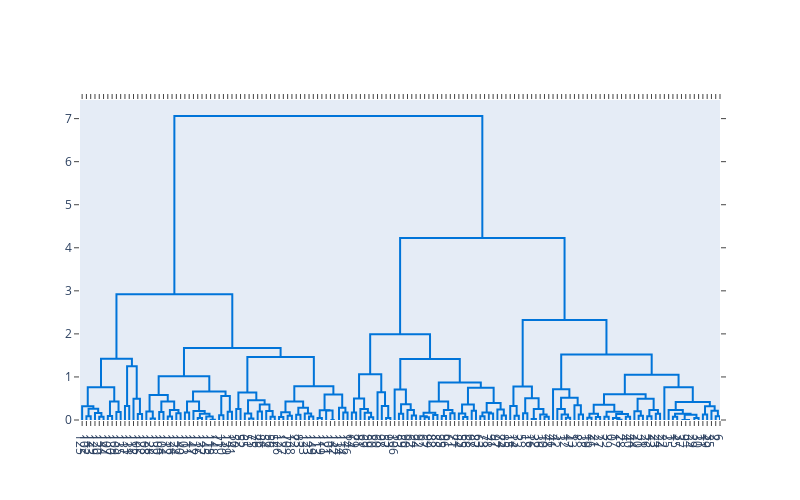

This figure's notebook cell:
### Code cell
# Create the dendogram
fig = ff.create_dendrogram(df_h_iris_pca, color_threshold=0)
fig.update_layout(width=800, height=500)
fig.show()

### Figure 1 — Plotly figure (JSON) as saved in the notebook; plotly's stock layout.template omitted (floating-point values rounded to 4 significant figures; data arrays with more than 128 entries replaced by an {"elided": "..."} marker saying what was removed)
{"data": [{"hoverinfo": "text", "marker": {"color": "rgb(0,116,217)"}, "mode": "lines", "type": "scatter", "x": [15, 15, 25, 25], "xaxis": "x", "y": [0, 0.08472, 0.08472, 0], "yaxis": "y"}, {"hoverinfo": "text", "marker": {"color": "rgb(0,116,217)"}, "mode": "lines", "type": "scatter", "x": [45, 45, 55, 55], "xaxis": "x", "y": [0, 0.0738, 0.0738, 0], "yaxis": "y"}, {"hoverinfo": "text", "marker": {"color": "rgb(0,116,217)"}, "mode": "lines", "type": "scatter", "x": [35, 35, 50, 50], "xaxis": "x", "y": [0, 0.1622, 0.1622, 0.0738], "yaxis": "y"}, {"hoverinfo": "text", "marker": {"color": "rgb(0,116,217)"}, "mode": "lines", "type": "scatter", "x": [20, 20, 42.5, 42.5], "xaxis": "x", "y": [0.08472, 0.2587, 0.2587, 0.1622], "yaxis": "y"}, {"hoverinfo": "text", "marker": {"color": "rgb(0,116,217)"}, "mode": "lines", "type": "scatter", "x": [5, 5, 31.25, 31.25], "xaxis": "x", "y": [0, 0.3208, 0.3208, 0.2587], "yaxis": "y"}, {"hoverinfo": "text", "marker": {"color": "rgb(0,116,217)"}, "mode": "lines", "type": "scatter", "x": [65, 65, 75, 75], "xaxis": "x", "y": [0, 0.09329, 0.09329, 0], "yaxis": "y"}, {"hoverinfo": "text", "marker": {"color": "rgb(0,116,217)"}, "mode": "lines", "type": "scatter", "x": [85, 85, 95, 95], "xaxis": "x", "y": [0, 0.1845, 0.1845, 0], "yaxis": "y"}, {"hoverinfo": "text", "marker": {"color": "rgb(0,116,217)"}, "mode": "lines", "type": "scatter", "x": [70, 70, 90, 90], "xaxis": "x", "y": [0.09329, 0.4282, 0.4282, 0.1845], "yaxis": "y"}, {"hoverinfo": "text", "marker": {"color": "rgb(0,116,217)"}, "mode": "lines", "type": "scatter", "x": [18.12, 18.12, 80, 80], "xaxis": "x", "y": [0.3208, 0.7602, 0.7602, 0.4282], "yaxis": "y"}, {"hoverinfo": "text", "marker": {"color": "rgb(0,116,217)"}, "mode": "lines", "type": "scatter", "x": [105, 105, 115, 115], "xaxis": "x", "y": [0, 0.3246, 0.3246, 0], "yaxis": "y"}, {"hoverinfo": "text", "marker": {"color": "rgb(0,116,217)"}, "mode": "lines", "type": "scatter", "x": [135, 135, 145, 145], "xaxis": "x", "y": [0, 0.1366, 0.1366, 0], "yaxis": "y"}, {"hoverinfo": "text", "marker": {"color": "rgb(0,116,217)"}, "mode": "lines", "type": "scatter", "x": [125, 125, 140, 140], "xaxis": "x", "y": [0, 0.4946, 0.4946, 0.1366], "yaxis": "y"}, {"hoverinfo": "text", "marker": {"color": "rgb(0,116,217)"}, "mode": "lines", "type": "scatter", "x": [110, 110, 132.5, 132.5], "xaxis": "x", "y": [0.3246, 1.251, 1.251, 0.4946], "yaxis": "y"}, {"hoverinfo": "text", "marker": {"color": "rgb(0,116,217)"}, "mode": "lines", "type": "scatter", "x": [49.06, 49.06, 121.2, 121.2], "xaxis": "x", "y": [0.7602, 1.423, 1.423, 1.251], "yaxis": "y"}, {"hoverinfo": "text", "marker": {"color": "rgb(0,116,217)"}, "mode": "lines", "type": "scatter", "x": [165, 165, 175, 175], "xaxis": "x", "y": [0, 0.03665, 0.03665, 0], "yaxis": "y"}, {"hoverinfo": "text", "marker": {"color": "rgb(0,116,217)"}, "mode": "lines", "type": "scatter", "x": [155, 155, 170, 170], "xaxis": "x", "y": [0, 0.1999, 0.1999, 0.03665], "yaxis": "y"}, {"hoverinfo": "text", "marker": {"color": "rgb(0,116,217)"}, "mode": "lines", "type": "scatter", "x": [185, 185, 195, 195], "xaxis": "x", "y": [0, 0.1844, 0.1844, 0], "yaxis": "y"}, {"hoverinfo": "text", "marker": {"color": "rgb(0,116,217)"}, "mode": "lines", "type": "scatter", "x": [205, 205, 215, 215], "xaxis": "x", "y": [0, 0.07905, 0.07905, 0], "yaxis": "y"}, {"hoverinfo": "text", "marker": {"color": "rgb(0,116,217)"}, "mode": "lines", "type": "scatter", "x": [225, 225, 235, 235], "xaxis": "x", "y": [0, 0.1556, 0.1556, 0], "yaxis": "y"}, {"hoverinfo": "text", "marker": {"color": "rgb(0,116,217)"}, "mode": "lines", "type": "scatter", "x": [210, 210, 230, 230], "xaxis": "x", "y": [0.07905, 0.2344, 0.2344, 0.1556], "yaxis": "y"}, {"hoverinfo": "text", "marker": {"color": "rgb(0,116,217)"}, "mode": "lines", "type": "scatter", "x": [190, 190, 220, 220], "xaxis": "x", "y": [0.1844, 0.431, 0.431, 0.2344], "yaxis": "y"}, {"hoverinfo": "text", "marker": {"color": "rgb(0,116,217)"}, "mode": "lines", "type": "scatter", "x": [162.5, 162.5, 205, 205], "xaxis": "x", "y": [0.1999, 0.5806, 0.5806, 0.431], "yaxis": "y"}, {"hoverinfo": "text", "marker": {"color": "rgb(0,116,217)"}, "mode": "lines", "type": "scatter", "x": [245, 245, 255, 255], "xaxis": "x", "y": [0, 0.1721, 0.1721, 0], "yaxis": "y"}, {"hoverinfo": "text", "marker": {"color": "rgb(0,116,217)"}, "mode": "lines", "type": "scatter", "x": [275, 275, 285, 285], "xaxis": "x", "y": [0, 0.04498, 0.04498, 0], "yaxis": "y"}, {"hoverinfo": "text", "marker": {"color": "rgb(0,116,217)"}, "mode": "lines", "type": "scatter", "x": [305, 305, 315, 315], "xaxis": "x", "y": [0, 0.004284, 0.004284, 0], "yaxis": "y"}, {"hoverinfo": "text", "marker": {"color": "rgb(0,116,217)"}, "mode": "lines", "type": "scatter", "x": [295, 295, 310, 310], "xaxis": "x", "y": [0, 0.08315, 0.08315, 0.004284], "yaxis": "y"}, {"hoverinfo": "text", "marker": {"color": "rgb(0,116,217)"}, "mode": "lines", "type": "scatter", "x": [280, 280, 302.5, 302.5], "xaxis": "x", "y": [0.04498, 0.1468, 0.1468, 0.08315], "yaxis": "y"}, {"hoverinfo": "text", "marker": {"color": "rgb(0,116,217)"}, "mode": "lines", "type": "scatter", "x": [265, 265, 291.2, 291.2], "xaxis": "x", "y": [0, 0.2104, 0.2104, 0.1468], "yaxis": "y"}, {"hoverinfo": "text", "marker": {"color": "rgb(0,116,217)"}, "mode": "lines", "type": "scatter", "x": [250, 250, 278.1, 278.1], "xaxis": "x", "y": [0.1721, 0.4277, 0.4277, 0.2104], "yaxis": "y"}, {"hoverinfo": "text", "marker": {"color": "rgb(0,116,217)"}, "mode": "lines", "type": "scatter", "x": [325, 325, 335, 335], "xaxis": "x", "y": [0, 0.1076, 0.1076, 0], "yaxis": "y"}, {"hoverinfo": "text", "marker": {"color": "rgb(0,116,217)"}, "mode": "lines", "type": "scatter", "x": [345, 345, 355, 355], "xaxis": "x", "y": [0, 0.189, 0.189, 0], "yaxis": "y"}, {"hoverinfo": "text", "marker": {"color": "rgb(0,116,217)"}, "mode": "lines", "type": "scatter", "x": [330, 330, 350, 350], "xaxis": "x", "y": [0.1076, 0.56, 0.56, 0.189], "yaxis": "y"}, {"hoverinfo": "text", "marker": {"color": "rgb(0,116,217)"}, "mode": "lines", "type": "scatter", "x": [264.1, 264.1, 340, 340], "xaxis": "x", "y": [0.4277, 0.6622, 0.6622, 0.56], "yaxis": "y"}, {"hoverinfo": "text", "marker": {"color": "rgb(0,116,217)"}, "mode": "lines", "type": "scatter", "x": [183.8, 183.8, 302.0, 302.0], "xaxis": "x", "y": [0.5806, 1.014, 1.014, 0.6622], "yaxis": "y"}, {"hoverinfo": "text", "marker": {"color": "rgb(0,116,217)"}, "mode": "lines", "type": "scatter", "x": [365, 365, 375, 375], "xaxis": "x", "y": [0, 0.2549, 0.2549, 0], "yaxis": "y"}, {"hoverinfo": "text", "marker": {"color": "rgb(0,116,217)"}, "mode": "lines", "type": "scatter", "x": [395, 395, 405, 405], "xaxis": "x", "y": [0, 0.03438, 0.03438, 0], "yaxis": "y"}, {"hoverinfo": "text", "marker": {"color": "rgb(0,116,217)"}, "mode": "lines", "type": "scatter", "x": [385, 385, 400, 400], "xaxis": "x", "y": [0, 0.1491, 0.1491, 0.03438], "yaxis": "y"}, {"hoverinfo": "text", "marker": {"color": "rgb(0,116,217)"}, "mode": "lines", "type": "scatter", "x": [415, 415, 425, 425], "xaxis": "x", "y": [0, 0.1973, 0.1973, 0], "yaxis": "y"}, {"hoverinfo": "text", "marker": {"color": "rgb(0,116,217)"}, "mode": "lines", "type": "scatter", "x": [445, 445, 455, 455], "xaxis": "x", "y": [0, 0.07559, 0.07559, 0], "yaxis": "y"}, {"hoverinfo": "text", "marker": {"color": "rgb(0,116,217)"}, "mode": "lines", "type": "scatter", "x": [435, 435, 450, 450], "xaxis": "x", "y": [0, 0.2087, 0.2087, 0.07559], "yaxis": "y"}, {"hoverinfo": "text", "marker": {"color": "rgb(0,116,217)"}, "mode": "lines", "type": "scatter", "x": [420, 420, 442.5, 442.5], "xaxis": "x", "y": [0.1973, 0.3584, 0.3584, 0.2087], "yaxis": "y"}, {"hoverinfo": "text", "marker": {"color": "rgb(0,116,217)"}, "mode": "lines", "type": "scatter", "x": [392.5, 392.5, 431.2, 431.2], "xaxis": "x", "y": [0.1491, 0.4613, 0.4613, 0.3584], "yaxis": "y"}, {"hoverinfo": "text", "marker": {"color": "rgb(0,116,217)"}, "mode": "lines", "type": "scatter", "x": [370, 370, 411.9, 411.9], "xaxis": "x", "y": [0.2549, 0.6413, 0.6413, 0.4613], "yaxis": "y"}, {"hoverinfo": "text", "marker": {"color": "rgb(0,116,217)"}, "mode": "lines", "type": "scatter", "x": [465, 465, 475, 475], "xaxis": "x", "y": [0, 0.07089, 0.07089, 0], "yaxis": "y"}, {"hoverinfo": "text", "marker": {"color": "rgb(0,116,217)"}, "mode": "lines", "type": "scatter", "x": [485, 485, 495, 495], "xaxis": "x", "y": [0, 0.09599, 0.09599, 0], "yaxis": "y"}, {"hoverinfo": "text", "marker": {"color": "rgb(0,116,217)"}, "mode": "lines", "type": "scatter", "x": [470, 470, 490, 490], "xaxis": "x", "y": [0.07089, 0.1774, 0.1774, 0.09599], "yaxis": "y"}, {"hoverinfo": "text", "marker": {"color": "rgb(0,116,217)"}, "mode": "lines", "type": "scatter", "x": [505, 505, 515, 515], "xaxis": "x", "y": [0, 0.1246, 0.1246, 0], "yaxis": "y"}, {"hoverinfo": "text", "marker": {"color": "rgb(0,116,217)"}, "mode": "lines", "type": "scatter", "x": [535, 535, 545, 545], "xaxis": "x", "y": [0, 0.07888, 0.07888, 0], "yaxis": "y"}, {"hoverinfo": "text", "marker": {"color": "rgb(0,116,217)"}, "mode": "lines", "type": "scatter", "x": [525, 525, 540, 540], "xaxis": "x", "y": [0, 0.149, 0.149, 0.07888], "yaxis": "y"}, {"hoverinfo": "text", "marker": {"color": "rgb(0,116,217)"}, "mode": "lines", "type": "scatter", "x": [510, 510, 532.5, 532.5], "xaxis": "x", "y": [0.1246, 0.2848, 0.2848, 0.149], "yaxis": "y"}, {"hoverinfo": "text", "marker": {"color": "rgb(0,116,217)"}, "mode": "lines", "type": "scatter", "x": [480, 480, 521.2, 521.2], "xaxis": "x", "y": [0.1774, 0.4272, 0.4272, 0.2848], "yaxis": "y"}, {"hoverinfo": "text", "marker": {"color": "rgb(0,116,217)"}, "mode": "lines", "type": "scatter", "x": [555, 555, 565, 565], "xaxis": "x", "y": [0, 0.04876, 0.04876, 0], "yaxis": "y"}, {"hoverinfo": "text", "marker": {"color": "rgb(0,116,217)"}, "mode": "lines", "type": "scatter", "x": [585, 585, 595, 595], "xaxis": "x", "y": [0, 0, 0, 0], "yaxis": "y"}, {"hoverinfo": "text", "marker": {"color": "rgb(0,116,217)"}, "mode": "lines", "type": "scatter", "x": [575, 575, 590, 590], "xaxis": "x", "y": [0, 0.2181, 0.2181, 0], "yaxis": "y"}, {"hoverinfo": "text", "marker": {"color": "rgb(0,116,217)"}, "mode": "lines", "type": "scatter", "x": [560, 560, 582.5, 582.5], "xaxis": "x", "y": [0.04876, 0.225, 0.225, 0.2181], "yaxis": "y"}, {"hoverinfo": "text", "marker": {"color": "rgb(0,116,217)"}, "mode": "lines", "type": "scatter", "x": [615, 615, 625, 625], "xaxis": "x", "y": [0, 0.1748, 0.1748, 0], "yaxis": "y"}, {"hoverinfo": "text", "marker": {"color": "rgb(0,116,217)"}, "mode": "lines", "type": "scatter", "x": [605, 605, 620, 620], "xaxis": "x", "y": [0, 0.2837, 0.2837, 0.1748], "yaxis": "y"}, {"hoverinfo": "text", "marker": {"color": "rgb(0,116,217)"}, "mode": "lines", "type": "scatter", "x": [571.2, 571.2, 612.5, 612.5], "xaxis": "x", "y": [0.225, 0.5908, 0.5908, 0.2837], "yaxis": "y"}, {"hoverinfo": "text", "marker": {"color": "rgb(0,116,217)"}, "mode": "lines", "type": "scatter", "x": [500.6, 500.6, 591.9, 591.9], "xaxis": "x", "y": [0.4272, 0.7837, 0.7837, 0.5908], "yaxis": "y"}, {"hoverinfo": "text", "marker": {"color": "rgb(0,116,217)"}, "mode": "lines", "type": "scatter", "x": [390.9, 390.9, 546.2, 546.2], "xaxis": "x", "y": [0.6413, 1.463, 1.463, 0.7837], "yaxis": "y"}, {"hoverinfo": "text", "marker": {"color": "rgb(0,116,217)"}, "mode": "lines", "type": "scatter", "x": [242.9, 242.9, 468.6, 468.6], "xaxis": "x", "y": [1.014, 1.674, 1.674, 1.463], "yaxis": "y"}, {"hoverinfo": "text", "marker": {"color": "rgb(0,116,217)"}, "mode": "lines", "type": "scatter", "x": [85.16, 85.16, 355.7, 355.7], "xaxis": "x", "y": [1.423, 2.921, 2.921, 1.674], "yaxis": "y"}, {"hoverinfo": "text", "marker": {"color": "rgb(0,116,217)"}, "mode": "lines", "type": "scatter", "x": [635, 635, 645, 645], "xaxis": "x", "y": [0, 0.1743, 0.1743, 0], "yaxis": "y"}, {"hoverinfo": "text", "marker": {"color": "rgb(0,116,217)"}, "mode": "lines", "type": "scatter", "x": [675, 675, 685, 685], "xaxis": "x", "y": [0, 0.0628, 0.0628, 0], "yaxis": "y"}, {"hoverinfo": "text", "marker": {"color": "rgb(0,116,217)"}, "mode": "lines", "type": "scatter", "x": [665, 665, 680, 680], "xaxis": "x", "y": [0, 0.166, 0.166, 0.0628], "yaxis": "y"}, {"hoverinfo": "text", "marker": {"color": "rgb(0,116,217)"}, "mode": "lines", "type": "scatter", "x": [655, 655, 672.5, 672.5], "xaxis": "x", "y": [0, 0.254, 0.254, 0.166], "yaxis": "y"}, {"hoverinfo": "text", "marker": {"color": "rgb(0,116,217)"}, "mode": "lines", "type": "scatter", "x": [640, 640, 663.8, 663.8], "xaxis": "x", "y": [0.1743, 0.4968, 0.4968, 0.254], "yaxis": "y"}, {"hoverinfo": "text", "marker": {"color": "rgb(0,116,217)"}, "mode": "lines", "type": "scatter", "x": [715, 715, 725, 725], "xaxis": "x", "y": [0, 0.04498, 0.04498, 0], "yaxis": "y"}, {"hoverinfo": "text", "marker": {"color": "rgb(0,116,217)"}, "mode": "lines", "type": "scatter", "x": [705, 705, 720, 720], "xaxis": "x", "y": [0, 0.3264, 0.3264, 0.04498], "yaxis": "y"}, {"hoverinfo": "text", "marker": {"color": "rgb(0,116,217)"}, "mode": "lines", "type": "scatter", "x": [695, 695, 712.5, 712.5], "xaxis": "x", "y": [0, 0.6473, 0.6473, 0.3264], "yaxis": "y"}, {"hoverinfo": "text", "marker": {"color": "rgb(0,116,217)"}, "mode": "lines", "type": "scatter", "x": [651.9, 651.9, 703.8, 703.8], "xaxis": "x", "y": [0.4968, 1.065, 1.065, 0.6473], "yaxis": "y"}, {"hoverinfo": "text", "marker": {"color": "rgb(0,116,217)"}, "mode": "lines", "type": "scatter", "x": [745, 745, 755, 755], "xaxis": "x", "y": [0, 0.1469, 0.1469, 0], "yaxis": "y"}, {"hoverinfo": "text", "marker": {"color": "rgb(0,116,217)"}, "mode": "lines", "type": "scatter", "x": [775, 775, 785, 785], "xaxis": "x", "y": [0, 0.1034, 0.1034, 0], "yaxis": "y"}, {"hoverinfo": "text", "marker": {"color": "rgb(0,116,217)"}, "mode": "lines", "type": "scatter", "x": [765, 765, 780, 780], "xaxis": "x", "y": [0, 0.2347, 0.2347, 0.1034], "yaxis": "y"}, {"hoverinfo": "text", "marker": {"color": "rgb(0,116,217)"}, "mode": "lines", "type": "scatter", "x": [750, 750, 772.5, 772.5], "xaxis": "x", "y": [0.1469, 0.3666, 0.3666, 0.2347], "yaxis": "y"}, {"hoverinfo": "text", "marker": {"color": "rgb(0,116,217)"}, "mode": "lines", "type": "scatter", "x": [735, 735, 761.2, 761.2], "xaxis": "x", "y": [0, 0.7074, 0.7074, 0.3666], "yaxis": "y"}, {"hoverinfo": "text", "marker": {"color": "rgb(0,116,217)"}, "mode": "lines", "type": "scatter", "x": [805, 805, 815, 815], "xaxis": "x", "y": [0, 0.06504, 0.06504, 0], "yaxis": "y"}, {"hoverinfo": "text", "marker": {"color": "rgb(0,116,217)"}, "mode": "lines", "type": "scatter", "x": [795, 795, 810, 810], "xaxis": "x", "y": [0, 0.08833, 0.08833, 0.06504], "yaxis": "y"}, {"hoverinfo": "text", "marker": {"color": "rgb(0,116,217)"}, "mode": "lines", "type": "scatter", "x": [825, 825, 835, 835], "xaxis": "x", "y": [0, 0.119, 0.119, 0], "yaxis": "y"}, {"hoverinfo": "text", "marker": {"color": "rgb(0,116,217)"}, "mode": "lines", "type": "scatter", "x": [802.5, 802.5, 830, 830], "xaxis": "x", "y": [0.08833, 0.1666, 0.1666, 0.119], "yaxis": "y"}, {"hoverinfo": "text", "marker": {"color": "rgb(0,116,217)"}, "mode": "lines", "type": "scatter", "x": [845, 845, 855, 855], "xaxis": "x", "y": [0, 0.09174, 0.09174, 0], "yaxis": "y"}, {"hoverinfo": "text", "marker": {"color": "rgb(0,116,217)"}, "mode": "lines", "type": "scatter", "x": [865, 865, 875, 875], "xaxis": "x", "y": [0, 0.1583, 0.1583, 0], "yaxis": "y"}, {"hoverinfo": "text", "marker": {"color": "rgb(0,116,217)"}, "mode": "lines", "type": "scatter", "x": [850, 850, 870, 870], "xaxis": "x", "y": [0.09174, 0.233, 0.233, 0.1583], "yaxis": "y"}, {"hoverinfo": "text", "marker": {"color": "rgb(0,116,217)"}, "mode": "lines", "type": "scatter", "x": [816.2, 816.2, 860, 860], "xaxis": "x", "y": [0.1666, 0.4305, 0.4305, 0.233], "yaxis": "y"}, {"hoverinfo": "text", "marker": {"color": "rgb(0,116,217)"}, "mode": "lines", "type": "scatter", "x": [895, 895, 905, 905], "xaxis": "x", "y": [0, 0.0681, 0.0681, 0], "yaxis": "y"}, {"hoverinfo": "text", "marker": {"color": "rgb(0,116,217)"}, "mode": "lines", "type": "scatter", "x": [885, 885, 900, 900], "xaxis": "x", "y": [0, 0.1499, 0.1499, 0.0681], "yaxis": "y"}, {"hoverinfo": "text", "marker": {"color": "rgb(0,116,217)"}, "mode": "lines", "type": "scatter", "x": [915, 915, 925, 925], "xaxis": "x", "y": [0, 0.2146, 0.2146, 0], "yaxis": "y"}, {"hoverinfo": "text", "marker": {"color": "rgb(0,116,217)"}, "mode": "lines", "type": "scatter", "x": [892.5, 892.5, 920, 920], "xaxis": "x", "y": [0.1499, 0.3599, 0.3599, 0.2146], "yaxis": "y"}, {"hoverinfo": "text", "marker": {"color": "rgb(0,116,217)"}, "mode": "lines", "type": "scatter", "x": [935, 935, 945, 945], "xaxis": "x", "y": [0, 0.08605, 0.08605, 0], "yaxis": "y"}, {"hoverinfo": "text", "marker": {"color": "rgb(0,116,217)"}, "mode": "lines", "type": "scatter", "x": [955, 955, 965, 965], "xaxis": "x", "y": [0, 0.1502, 0.1502, 0], "yaxis": "y"}, {"hoverinfo": "text", "marker": {"color": "rgb(0,116,217)"}, "mode": "lines", "type": "scatter", "x": [940, 940, 960, 960], "xaxis": "x", "y": [0.08605, 0.1757, 0.1757, 0.1502], "yaxis": "y"}, {"hoverinfo": "text", "marker": {"color": "rgb(0,116,217)"}, "mode": "lines", "type": "scatter", "x": [985, 985, 995, 995], "xaxis": "x", "y": [0, 0.1034, 0.1034, 0], "yaxis": "y"}, {"hoverinfo": "text", "marker": {"color": "rgb(0,116,217)"}, "mode": "lines", "type": "scatter", "x": [975, 975, 990, 990], "xaxis": "x", "y": [0, 0.2416, 0.2416, 0.1034], "yaxis": "y"}, {"hoverinfo": "text", "marker": {"color": "rgb(0,116,217)"}, "mode": "lines", "type": "scatter", "x": [950, 950, 982.5, 982.5], "xaxis": "x", "y": [0.1757, 0.3941, 0.3941, 0.2416], "yaxis": "y"}, {"hoverinfo": "text", "marker": {"color": "rgb(0,116,217)"}, "mode": "lines", "type": "scatter", "x": [906.2, 906.2, 966.2, 966.2], "xaxis": "x", "y": [0.3599, 0.7492, 0.7492, 0.3941], "yaxis": "y"}, {"hoverinfo": "text", "marker": {"color": "rgb(0,116,217)"}, "mode": "lines", "type": "scatter", "x": [838.1, 838.1, 936.2, 936.2], "xaxis": "x", "y": [0.4305, 0.8695, 0.8695, 0.7492], "yaxis": "y"}, {"hoverinfo": "text", "marker": {"color": "rgb(0,116,217)"}, "mode": "lines", "type": "scatter", "x": [748.1, 748.1, 887.2, 887.2], "xaxis": "x", "y": [0.7074, 1.416, 1.416, 0.8695], "yaxis": "y"}, {"hoverinfo": "text", "marker": {"color": "rgb(0,116,217)"}, "mode": "lines", "type": "scatter", "x": [677.8, 677.8, 817.7, 817.7], "xaxis": "x", "y": [1.065, 1.994, 1.994, 1.416], "yaxis": "y"}, {"hoverinfo": "text", "marker": {"color": "rgb(0,116,217)"}, "mode": "lines", "type": "scatter", "x": [1015, 1015, 1025, 1025], "xaxis": "x", "y": [0, 0.09786, 0.09786, 0], "yaxis": "y"}, {"hoverinfo": "text", "marker": {"color": "rgb(0,116,217)"}, "mode": "lines", "type": "scatter", "x": [1005, 1005, 1020, 1020], "xaxis": "x", "y": [0, 0.3246, 0.3246, 0.09786], "yaxis": "y"}, {"hoverinfo": "text", "marker": {"color": "rgb(0,116,217)"}, "mode": "lines", "type": "scatter", "x": [1035, 1035, 1045, 1045], "xaxis": "x", "y": [0, 0.1543, 0.1543, 0], "yaxis": "y"}, {"hoverinfo": "text", "marker": {"color": "rgb(0,116,217)"}, "mode": "lines", "type": "scatter", "x": [1055, 1055, 1065, 1065], "xaxis": "x", "y": [0, 0.02518, 0.02518, 0], "yaxis": "y"}, {"hoverinfo": "text", "marker": {"color": "rgb(0,116,217)"}, "mode": "lines", "type": "scatter", "x": [1085, 1085, 1095, 1095], "xaxis": "x", "y": [0, 0.07495, 0.07495, 0], "yaxis": "y"}, {"hoverinfo": "text", "marker": {"color": "rgb(0,116,217)"}, "mode": "lines", "type": "scatter", "x": [1075, 1075, 1090, 1090], "xaxis": "x", "y": [0, 0.127, 0.127, 0.07495], "yaxis": "y"}, {"hoverinfo": "text", "marker": {"color": "rgb(0,116,217)"}, "mode": "lines", "type": "scatter", "x": [1060, 1060, 1082.0, 1082.0], "xaxis": "x", "y": [0.02518, 0.2562, 0.2562, 0.127], "yaxis": "y"}, {"hoverinfo": "text", "marker": {"color": "rgb(0,116,217)"}, "mode": "lines", "type": "scatter", "x": [1040, 1040, 1071.0, 1071.0], "xaxis": "x", "y": [0.1543, 0.5058, 0.5058, 0.2562], "yaxis": "y"}, {"hoverinfo": "text", "marker": {"color": "rgb(0,116,217)"}, "mode": "lines", "type": "scatter", "x": [1012.0, 1012.0, 1056.0, 1056.0], "xaxis": "x", "y": [0.3246, 0.7764, 0.7764, 0.5058], "yaxis": "y"}, {"hoverinfo": "text", "marker": {"color": "rgb(0,116,217)"}, "mode": "lines", "type": "scatter", "x": [1135, 1135, 1145, 1145], "xaxis": "x", "y": [0, 0.05337, 0.05337, 0], "yaxis": "y"}, {"hoverinfo": "text", "marker": {"color": "rgb(0,116,217)"}, "mode": "lines", "type": "scatter", "x": [1125, 1125, 1140, 1140], "xaxis": "x", "y": [0, 0.1304, 0.1304, 0.05337], "yaxis": "y"}, {"hoverinfo": "text", "marker": {"color": "rgb(0,116,217)"}, "mode": "lines", "type": "scatter", "x": [1115, 1115, 1132.0, 1132.0], "xaxis": "x", "y": [0, 0.2529, 0.2529, 0.1304], "yaxis": "y"}, {"hoverinfo": "text", "marker": {"color": "rgb(0,116,217)"}, "mode": "lines", "type": "scatter", "x": [1165, 1165, 1175, 1175], "xaxis": "x", "y": [0, 0.1304, 0.1304, 0], "yaxis": "y"}, {"hoverinfo": "text", "marker": {"color": "rgb(0,116,217)"}, "mode": "lines", "type": "scatter", "x": [1155, 1155, 1170, 1170], "xaxis": "x", "y": [0, 0.3439, 0.3439, 0.1304], "yaxis": "y"}, {"hoverinfo": "text", "marker": {"color": "rgb(0,116,217)"}, "mode": "lines", "type": "scatter", "x": [1124.0, 1124.0, 1162.0, 1162.0], "xaxis": "x", "y": [0.2529, 0.5173, 0.5173, 0.3439], "yaxis": "y"}, {"hoverinfo": "text", "marker": {"color": "rgb(0,116,217)"}, "mode": "lines", "type": "scatter", "x": [1105, 1105, 1143.0, 1143.0], "xaxis": "x", "y": [0, 0.7124, 0.7124, 0.5173], "yaxis": "y"}, {"hoverinfo": "text", "marker": {"color": "rgb(0,116,217)"}, "mode": "lines", "type": "scatter", "x": [1185, 1185, 1195, 1195], "xaxis": "x", "y": [0, 0.05079, 0.05079, 0], "yaxis": "y"}, {"hoverinfo": "text", "marker": {"color": "rgb(0,116,217)"}, "mode": "lines", "type": "scatter", "x": [1205, 1205, 1215, 1215], "xaxis": "x", "y": [0, 0.0681, 0.0681, 0], "yaxis": "y"}, {"hoverinfo": "text", "marker": {"color": "rgb(0,116,217)"}, "mode": "lines", "type": "scatter", "x": [1190, 1190, 1210, 1210], "xaxis": "x", "y": [0.05079, 0.1479, 0.1479, 0.0681], "yaxis": "y"}, {"hoverinfo": "text", "marker": {"color": "rgb(0,116,217)"}, "mode": "lines", "type": "scatter", "x": [1225, 1225, 1235, 1235], "xaxis": "x", "y": [0, 0.07495, 0.07495, 0], "yaxis": "y"}, {"hoverinfo": "text", "marker": {"color": "rgb(0,116,217)"}, "mode": "lines", "type": "scatter", "x": [1255, 1255, 1265, 1265], "xaxis": "x", "y": [0, 0.008503, 0.008503, 0], "yaxis": "y"}, {"hoverinfo": "text", "marker": {"color": "rgb(0,116,217)"}, "mode": "lines", "type": "scatter", "x": [1245, 1245, 1260, 1260], "xaxis": "x", "y": [0, 0.04498, 0.04498, 0.008503], "yaxis": "y"}, {"hoverinfo": "text", "marker": {"color": "rgb(0,116,217)"}, "mode": "lines", "type": "scatter", "x": [1275, 1275, 1285, 1285], "xaxis": "x", "y": [0, 0.07535, 0.07535, 0], "yaxis": "y"}, {"hoverinfo": "text", "marker": {"color": "rgb(0,116,217)"}, "mode": "lines", "type": "scatter", "x": [1252.0, 1252.0, 1280, 1280], "xaxis": "x", "y": [0.04498, 0.139, 0.139, 0.07535], "yaxis": "y"}, {"hoverinfo": "text", "marker": {"color": "rgb(0,116,217)"}, "mode": "lines", "type": "scatter", "x": [1230, 1230, 1266.0, 1266.0], "xaxis": "x", "y": [0.07495, 0.1928, 0.1928, 0.139], "yaxis": "y"}, {"hoverinfo": "text", "marker": {"color": "rgb(0,116,217)"}, "mode": "lines", "type": "scatter", "x": [1200, 1200, 1248.0, 1248.0], "xaxis": "x", "y": [0.1479, 0.3522, 0.3522, 0.1928], "yaxis": "y"}, {"hoverinfo": "text", "marker": {"color": "rgb(0,116,217)"}, "mode": "lines", "type": "scatter", "x": [1305, 1305, 1315, 1315], "xaxis": "x", "y": [0, 0.1016, 0.1016, 0], "yaxis": "y"}, {"hoverinfo": "text", "marker": {"color": "rgb(0,116,217)"}, "mode": "lines", "type": "scatter", "x": [1295, 1295, 1310, 1310], "xaxis": "x", "y": [0, 0.2027, 0.2027, 0.1016], "yaxis": "y"}, {"hoverinfo": "text", "marker": {"color": "rgb(0,116,217)"}, "mode": "lines", "type": "scatter", "x": [1325, 1325, 1335, 1335], "xaxis": "x", "y": [0, 0.08605, 0.08605, 0], "yaxis": "y"}, {"hoverinfo": "text", "marker": {"color": "rgb(0,116,217)"}, "mode": "lines", "type": "scatter", "x": [1345, 1345, 1355, 1355], "xaxis": "x", "y": [0, 0.1467, 0.1467, 0], "yaxis": "y"}, {"hoverinfo": "text", "marker": {"color": "rgb(0,116,217)"}, "mode": "lines", "type": "scatter", "x": [1330, 1330, 1350, 1350], "xaxis": "x", "y": [0.08605, 0.2324, 0.2324, 0.1467], "yaxis": "y"}, {"hoverinfo": "text", "marker": {"color": "rgb(0,116,217)"}, "mode": "lines", "type": "scatter", "x": [1302.0, 1302.0, 1340, 1340], "xaxis": "x", "y": [0.2027, 0.4963, 0.4963, 0.2324], "yaxis": "y"}, {"hoverinfo": "text", "marker": {"color": "rgb(0,116,217)"}, "mode": "lines", "type": "scatter", "x": [1224.0, 1224.0, 1321.0, 1321.0], "xaxis": "x", "y": [0.3522, 0.5982, 0.5982, 0.4963], "yaxis": "y"}, {"hoverinfo": "text", "marker": {"color": "rgb(0,116,217)"}, "mode": "lines", "type": "scatter", "x": [1385, 1385, 1395, 1395], "xaxis": "x", "y": [0, 0.07313, 0.07313, 0], "yaxis": "y"}, {"hoverinfo": "text", "marker": {"color": "rgb(0,116,217)"}, "mode": "lines", "type": "scatter", "x": [1415, 1415, 1425, 1425], "xaxis": "x", "y": [0, 0, 0, 0], "yaxis": "y"}, {"hoverinfo": "text", "marker": {"color": "rgb(0,116,217)"}, "mode": "lines", "type": "scatter", "x": [1405, 1405, 1420, 1420], "xaxis": "x", "y": [0, 0, 0, 0], "yaxis": "y"}, {"hoverinfo": "text", "marker": {"color": "rgb(0,116,217)"}, "mode": "lines", "type": "scatter", "x": [1435, 1435, 1445, 1445], "xaxis": "x", "y": [0, 0.04498, 0.04498, 0], "yaxis": "y"}, {"hoverinfo": "text", "marker": {"color": "rgb(0,116,217)"}, "mode": "lines", "type": "scatter", "x": [1412.0, 1412.0, 1440, 1440], "xaxis": "x", "y": [0, 0.1246, 0.1246, 0.04498], "yaxis": "y"}, {"hoverinfo": "text", "marker": {"color": "rgb(0,116,217)"}, "mode": "lines", "type": "scatter", "x": [1390, 1390, 1426.0, 1426.0], "xaxis": "x", "y": [0.07313, 0.1423, 0.1423, 0.1246], "yaxis": "y"}, {"hoverinfo": "text", "marker": {"color": "rgb(0,116,217)"}, "mode": "lines", "type": "scatter", "x": [1375, 1375, 1408.0, 1408.0], "xaxis": "x", "y": [0, 0.2322, 0.2322, 0.1423], "yaxis": "y"}, {"hoverinfo": "text", "marker": {"color": "rgb(0,116,217)"}, "mode": "lines", "type": "scatter", "x": [1455, 1455, 1465, 1465], "xaxis": "x", "y": [0, 0.1303, 0.1303, 0], "yaxis": "y"}, {"hoverinfo": "text", "marker": {"color": "rgb(0,116,217)"}, "mode": "lines", "type": "scatter", "x": [1485, 1485, 1495, 1495], "xaxis": "x", "y": [0, 0.08833, 0.08833, 0], "yaxis": "y"}, {"hoverinfo": "text", "marker": {"color": "rgb(0,116,217)"}, "mode": "lines", "type": "scatter", "x": [1475, 1475, 1490, 1490], "xaxis": "x", "y": [0, 0.2157, 0.2157, 0.08833], "yaxis": "y"}, {"hoverinfo": "text", "marker": {"color": "rgb(0,116,217)"}, "mode": "lines", "type": "scatter", "x": [1460, 1460, 1482.0, 1482.0], "xaxis": "x", "y": [0.1303, 0.319, 0.319, 0.2157], "yaxis": "y"}, {"hoverinfo": "text", "marker": {"color": "rgb(0,116,217)"}, "mode": "lines", "type": "scatter", "x": [1392.0, 1392.0, 1471.0, 1471.0], "xaxis": "x", "y": [0.2322, 0.4192, 0.4192, 0.319], "yaxis": "y"}, {"hoverinfo": "text", "marker": {"color": "rgb(0,116,217)"}, "mode": "lines", "type": "scatter", "x": [1365, 1365, 1431.0, 1431.0], "xaxis": "x", "y": [0, 0.7615, 0.7615, 0.4192], "yaxis": "y"}, {"hoverinfo": "text", "marker": {"color": "rgb(0,116,217)"}, "mode": "lines", "type": "scatter", "x": [1273.0, 1273.0, 1398.0, 1398.0], "xaxis": "x", "y": [0.5982, 1.051, 1.051, 0.7615], "yaxis": "y"}, {"hoverinfo": "text", "marker": {"color": "rgb(0,116,217)"}, "mode": "lines", "type": "scatter", "x": [1124.0, 1124.0, 1335.0, 1335.0], "xaxis": "x", "y": [0.7124, 1.519, 1.519, 1.051], "yaxis": "y"}, {"hoverinfo": "text", "marker": {"color": "rgb(0,116,217)"}, "mode": "lines", "type": "scatter", "x": [1034.0, 1034.0, 1230.0, 1230.0], "xaxis": "x", "y": [0.7764, 2.325, 2.325, 1.519], "yaxis": "y"}, {"hoverinfo": "text", "marker": {"color": "rgb(0,116,217)"}, "mode": "lines", "type": "scatter", "x": [747.7, 747.7, 1132.0, 1132.0], "xaxis": "x", "y": [1.994, 4.226, 4.226, 2.325], "yaxis": "y"}, {"hoverinfo": "text", "marker": {"color": "rgb(0,116,217)"}, "mode": "lines", "type": "scatter", "x": [220.4, 220.4, 939.8, 939.8], "xaxis": "x", "y": [2.921, 7.061, 7.061, 4.226], "yaxis": "y"}], "layout": {"autosize": false, "height": 500, "hovermode": "closest", "showlegend": false, "width": 800, "xaxis": {"mirror": "allticks", "rangemode": "tozero", "showgrid": false, "showline": true, "showticklabels": true, "tickmode": "array", "ticks": "outside", "ticktext": {"elided": "150 str values"}, "tickvals": {"elided": "150 int values"}, "type": "linear", "zeroline": false}, "yaxis": {"mirror": "allticks", "rangemode": "tozero", "showgrid": false, "showline": true, "showticklabels": true, "ticks": "outside", "type": "linear", "zeroline": false}}}
